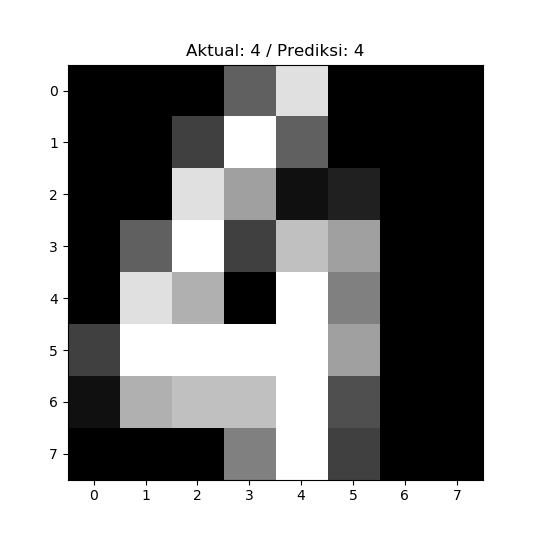

Reproduce this figure in Python.
import numpy as np
import pandas as pd
import matplotlib.pyplot as plt
from sklearn.datasets import load_digits

digits = load_digits()
print(dir(digits))
# print(len(digits['data']))
# print(digits['images'][0])
# print(digits['target'][0])

# =============================
# create dataframe

df = pd.DataFrame(digits['data'])
df['target'] = digits['target']
# print(df.head(1))

from sklearn.model_selection import train_test_split
xtra, xtes, ytra, ytes = train_test_split(
    df.drop(['target'], axis = 'columns'), 
    df['target'], 
    test_size = .1
)
print(len(xtra))
print(len(xtes))

# =============================
# Random Forest

from sklearn.ensemble import RandomForestClassifier
modelR = RandomForestClassifier(n_estimators = 40)

# train
modelR.fit(xtra, ytra)

# accuracy
print(modelR.score(xtra, ytra) * 100, '%')

# prediction
# print(xtes.iloc[0])
print(modelR.predict([xtes.iloc[0]])[0])
print(ytes.iloc[0])

# =============================
# plot

xplot = xtes.iloc[0].values.reshape(8,8)
# print(xplot)

plt.figure('Digits', figsize=(5,5))
plt.imshow(xplot, cmap='gray')
plt.title('Aktual: {} / Prediksi: {}'.format(
    ytes.iloc[0],
    modelR.predict([xtes.iloc[0]])[0]
))
plt.show()
